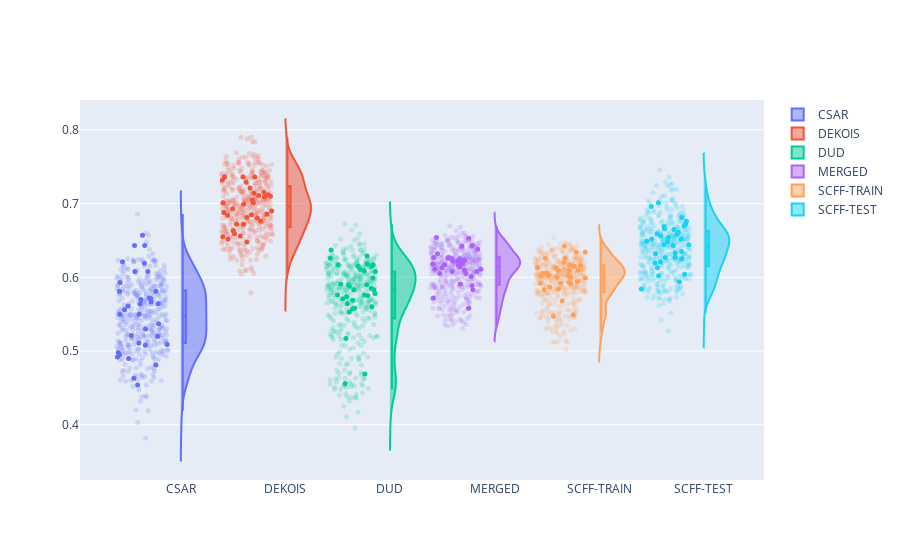

Notebook cell for this chart:
### Code cell
# Violin plots
fig = go.Figure()

for column in W:
    fig.add_trace(
        go.Violin(
        y = W[column],
       name=column.split('_')[0].upper(),
       jitter=1, points='all', side='positive',
       box_visible=True,
       selectedpoints=selected_points,
           marker= dict(
               size = 5
        )
        )
    )
fig

### Figure 1 — Plotly figure (JSON) as saved in the notebook; plotly's stock layout.template omitted (floating-point values rounded to 4 significant figures; data arrays with more than 128 entries replaced by an {"elided": "..."} marker saying what was removed)
{"data": [{"box": {"visible": true}, "jitter": 1, "marker": {"size": 5}, "name": "CSAR", "points": "all", "selectedpoints": [0, 270, 268, 267, 266, 265, 264, 263, 261, 260, 271, 259, 257, 256, 255, 254, 253, 252, 251, 249, 248, 258, 247, 272, 274, 295, 294, 293, 292, 291, 290, 289, 288, 287], "side": "positive", "type": "violin", "y": {"elided": "402 float values"}}, {"box": {"visible": true}, "jitter": 1, "marker": {"size": 5}, "name": "DEKOIS", "points": "all", "selectedpoints": [0, 270, 268, 267, 266, 265, 264, 263, 261, 260, 271, 259, 257, 256, 255, 254, 253, 252, 251, 249, 248, 258, 247, 272, 274, 295, 294, 293, 292, 291, 290, 289, 288, 287], "side": "positive", "type": "violin", "y": {"elided": "402 float values"}}, {"box": {"visible": true}, "jitter": 1, "marker": {"size": 5}, "name": "DUD", "points": "all", "selectedpoints": [0, 270, 268, 267, 266, 265, 264, 263, 261, 260, 271, 259, 257, 256, 255, 254, 253, 252, 251, 249, 248, 258, 247, 272, 274, 295, 294, 293, 292, 291, 290, 289, 288, 287], "side": "positive", "type": "violin", "y": {"elided": "402 float values"}}, {"box": {"visible": true}, "jitter": 1, "marker": {"size": 5}, "name": "MERGED", "points": "all", "selectedpoints": [0, 270, 268, 267, 266, 265, 264, 263, 261, 260, 271, 259, 257, 256, 255, 254, 253, 252, 251, 249, 248, 258, 247, 272, 274, 295, 294, 293, 292, 291, 290, 289, 288, 287], "side": "positive", "type": "violin", "y": {"elided": "402 float values"}}, {"box": {"visible": true}, "jitter": 1, "marker": {"size": 5}, "name": "SCFF-TRAIN", "points": "all", "selectedpoints": [0, 270, 268, 267, 266, 265, 264, 263, 261, 260, 271, 259, 257, 256, 255, 254, 253, 252, 251, 249, 248, 258, 247, 272, 274, 295, 294, 293, 292, 291, 290, 289, 288, 287], "side": "positive", "type": "violin", "y": {"elided": "402 float values"}}, {"box": {"visible": true}, "jitter": 1, "marker": {"size": 5}, "name": "SCFF-TEST", "points": "all", "selectedpoints": [0, 270, 268, 267, 266, 265, 264, 263, 261, 260, 271, 259, 257, 256, 255, 254, 253, 252, 251, 249, 248, 258, 247, 272, 274, 295, 294, 293, 292, 291, 290, 289, 288, 287], "side": "positive", "type": "violin", "y": {"elided": "402 float values"}}], "layout": {}}
